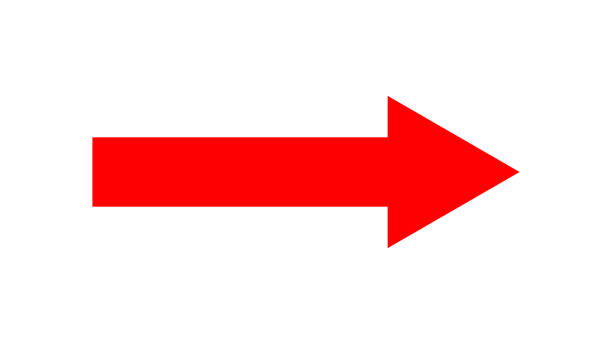
#> input picture python projects/Feature_engineering-codes/original.jpg, 612 x 344 px
$ python flip_image_horizontally.py
#> lines starting #> are read from the running program, lines starting #| are printed output that depends on the picture
# Horizontal image flip.....
from PIL import Image
image = Image.open('original.jpg')
#> image is the input picture: PIL image 612x344 RGB; mean R, G, B 254.7, 218.1, 218.3
flipped_horizontally = image.transpose(Image.FLIP_LEFT_RIGHT)
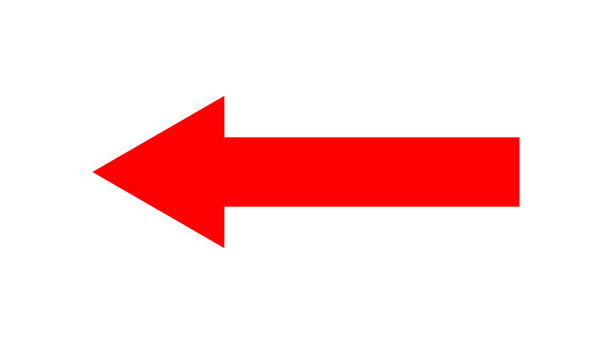
#> flipped_horizontally: PIL image 612x344 RGB; mean R, G, B 254.7, 218.1, 218.3
flipped_horizontally.save('flipped_horizontaly.jpg')
image.show()
